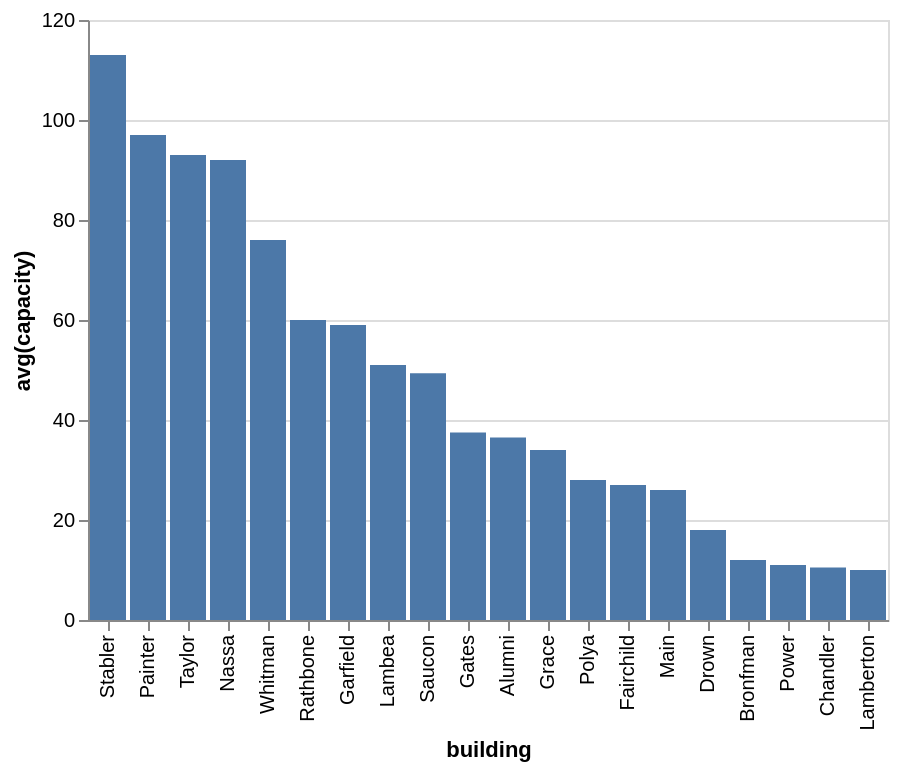

Describe this chart as a Vega-Lite specification.
### Vega-Lite specification from a JSON file in a GitHub repository (floating-point values rounded to 4 significant figures)
{"data": {"values": [{"x_data": "Stabler", "y_data": 113}, {"x_data": "Painter", "y_data": 97}, {"x_data": "Taylor", "y_data": 93}, {"x_data": "Nassa", "y_data": 92}, {"x_data": "Whitman", "y_data": 76}, {"x_data": "Rathbone", "y_data": 60}, {"x_data": "Garfield", "y_data": 59}, {"x_data": "Lambea", "y_data": 51}, {"x_data": "Saucon", "y_data": 49.33}, {"x_data": "Gates", "y_data": 37.5}, {"x_data": "Alumni", "y_data": 36.5}, {"x_data": "Grace", "y_data": 34}, {"x_data": "Polya", "y_data": 28}, {"x_data": "Fairchild", "y_data": 27}, {"x_data": "Main", "y_data": 26}, {"x_data": "Drown", "y_data": 18}, {"x_data": "Bronfman", "y_data": 12}, {"x_data": "Power", "y_data": 11}, {"x_data": "Chandler", "y_data": 10.5}, {"x_data": "Lamberton", "y_data": 10}]}, "mark": "bar", "encoding": {"x": {"field": "x_data", "type": "nominal", "title": "building", "sort": {"op": "sum", "field": "y_data", "order": "descending"}}, "y": {"field": "y_data", "type": "quantitative", "title": "avg(capacity)"}}}
